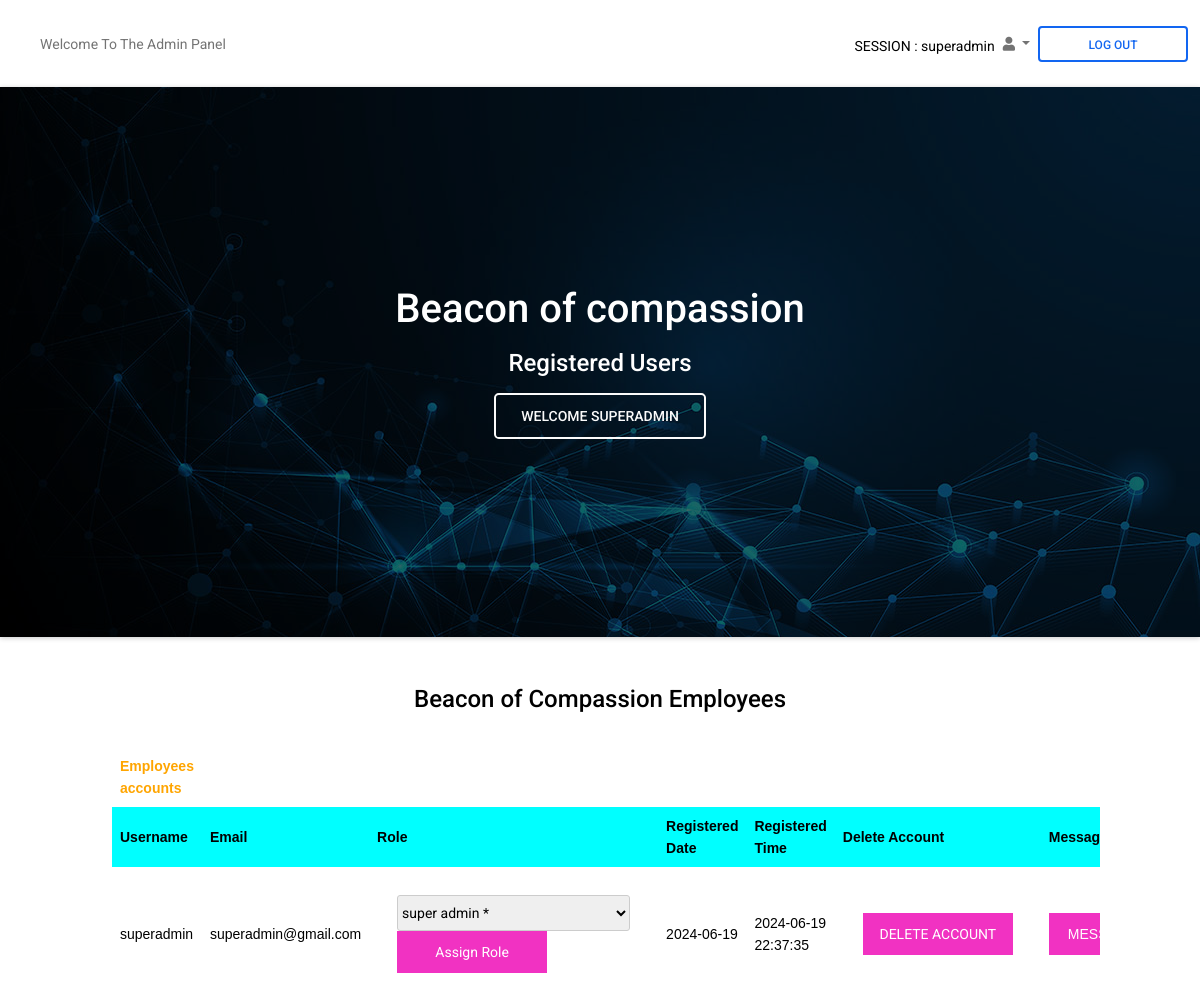
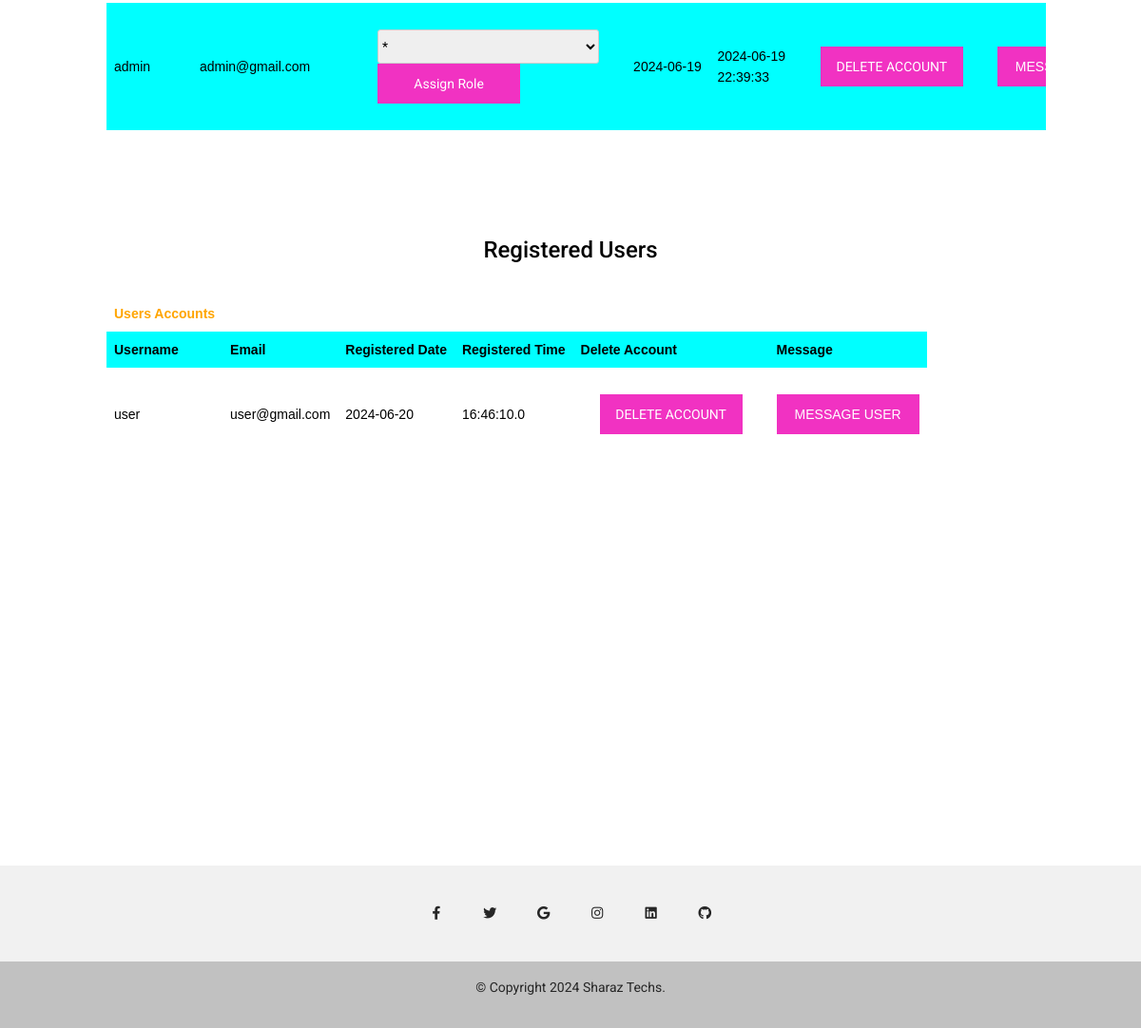
Page /Site/php/Admin/registeredusers.php (signed in) on the committed database (2 pictures, top to bottom).
### tables this page shows
CREATE TABLE `users` (
  `id` int(11) NOT NULL,
  `username` varchar(100) NOT NULL,
  `email` varchar(100) NOT NULL,
  `question` varchar(100) NOT NULL,
  `answer` varchar(100) NOT NULL,
  `password` varchar(100) NOT NULL,
  `repeatpassword` varchar(100) NOT NULL,
  `Date` date NOT NULL,
  `Time` time(1) NOT NULL
);

### Site/php/Admin/registeredusers.php (the view, shortened to what this page needs)
<?php
require_once '../includes/config.php';
$sql="SELECT * FROM admin where role='" . $_SESSION["role"] . "'";
$stmt = $DBH->prepare($sql);
$stmt->execute();
?>
<!DOCTYPE html>
<html lang="en">
  <head>
    <link
      rel="stylesheet"
      href="https://use.fontawesome.com/releases/v5.15.2/css/all.css"
    />
    <link rel ="stylesheet" type = "text/css" href ="css/admin.css">
    <link rel="stylesheet" href="../../css/styles.css" />
    <link rel="stylesheet" href="../../css/extrastyles.css" />
  </head>
  <body>
    <header>
      <nav class="navbar navbar-expand-lg navbar-light bg-white">
        <div class="container-fluid">
          <div class="collapse navbar-collapse" id="navbarExample01">
            <a class="navbar-brand" href="#">
            </a>
            <ul class="navbar-nav me-auto mb-2 mb-lg-0">
              <li class="nav-item active">
                <a class="nav-link" aria-current="page" href="admin.php">Welcome To The Admin Panel</a>
              </li>
            </ul>
            <ul class="navbar-nav d-flex flex-row">
            <?php
              while($row = $stmt->fetchObject()) {
            ?>
              <div class="d-flex input-group w-auto" style="margin-top:10px;">SESSION : <?php echo "{$row->username}"; ?>  </div>
              <li class="nav-item me-3 me-lg-0 dropdown">
                <a
                  class="nav-link dropdown-toggle"
                  href="#"
                  id="navbarDropdown"
                  role="button"
                  data-mdb-toggle="dropdown"
                  aria-expanded="false">
                  <i class="fas fa-user"></i>
                </a>
              </li>
            </ul>
            <a href="../includes/logout.php">
              <button
                class="btn btn-outline-primary"
                type="button"
                data-mdb-ripple-color="dark">
                LOG OUT
              </button>
            </a>
          </div>
        </div>
      </nav>
      <div
        class="p-5 text-center bg-image shadow-1-strong"
        style="background-image: url('../../img/loginbg.jpg'); height: 550px">
        <div class="mask" style="background-color: rgba(0, 0, 0, 0.6)">
          <div class="d-flex justify-content-center align-items-center h-100">
            <div class="text-white">
              <h1 class="mb-3">Beacon of compassion</h1>
              <h4 class="mb-3">
                Registered Users
              </h4>
              <a class="btn btn-outline-light btn-lg" href="#!" role="button">welcome <?php echo "{$row->username}"; ?></a>
              <?php
              }
            ?>
            </div>
          </div>
        </div>
      </div>
    </header>
    <main class="mt-5">
    <div class="messages" style="marging-left:auto;margin-right:auto;display:block;text-align:center;">
      <h4>Beacon of Compassion Employees</h4>
    </div>
    <br>
    <div class="container" style="overflow:scroll; height:500px; max-width:1000px;">
     <table>
        <th><strong style="color:orange;">Employees accounts</strong></th>
         <tr style="border-radius: 20px;">
             <th>Username</td>
             <th>Email</td>
             <th>Role</td>
             <th>Registered Date</td>
             <th>Registered Time</td>
             <th>Delete Account</td>
            <th>Message</td>
        </tr>
        <?php
         require_once '../includes/config.php';
         $sql="SELECT * FROM admin ";
         $stmt = $DBH->prepare($sql);
         $stmt->execute();
        ?>
        <?php
              while($row = $stmt->fetchObject()) {
            ?>
        <tr>
            <td><?php echo "{$row->username}"; ?></td>
            <td><?php echo "{$row->email}"; ?></td>
            <td>
                <form action="deleteproducts.php" method="POST" style="box-shadow:none;background-color:transparent;">
                  <select style="padding-top:8px; padding-bottom:8px;" name="role" required>
                    <option value="<?php echo "{$row->role}"; ?>" disabled selected><?php echo "{$row->role}"; ?> <span>*</span></option>
                  </select>
                  <button type="submit" class="logoutbtn" name="assign_role">Assign Role</button>
                </form>
            </td>
            <td><?php echo "{$row->Date}"; ?></td>
            <td><?php echo "{$row->Time}"; ?></td>
            <td>
                <form action="deleteproducts.php" method="post" style="box-shadow:none;background-color:transparent;">
                    <button type="submit" class="logoutbtn" name="deleteemployee_btn">DELETE ACCOUNT</button>
                </form>
            </td>
            <td><a href="mailto:<?php echo "{$row->email}"; ?>?&subject=Subject : Sharaz Techs Mail Response&body=Dear <?php echo "{$row->username}"; ?>, " target="_blank"><button type="submit" class="logoutbtn">MESSAGE USER</button></a></td>
        </tr>
        <?php
         }
        ?>
     </table>
     </div>
    <div class="messages" style="marging-left:auto;margin-right:auto;display:block;text-align:center;">
      <h4>Registered Users</h4>
    </div>
    <br>
    <div class="container" style="overflow:scroll; height:600px; max-width:1000px;">
     <table>
        <th><strong style="color:orange;">Users Accounts</strong></th>
         <tr style="border-radius: 20px;">
             <th>Username</td>
             <th>Email</td>
             <th> Registered Date</td>
             <th> Registered Time</td>
             <th>Delete Account</td>
            <th>Message</td>
        </tr>
        <?php
         require_once '../includes/config.php';
         $sql="SELECT * FROM users ";
         $stmt = $DBH->prepare($sql);
         $stmt->execute();
        ?>
        <?php
              while($row = $stmt->fetchObject()) {
            ?>
        <tr>
            <td><?php echo "{$row->username}"; ?></td>
            <td><?php echo "{$row->email}"; ?></td>
            <td><?php echo "{$row->Date}"; ?></td>
            <td><?php echo "{$row->Time}"; ?></td>
            <td>
                <form action="deleteproducts.php" method="post" style="box-shadow:none;background-color:transparent;">
                    <button type="submit" class="logoutbtn" name="deleteuser_btn">DELETE ACCOUNT</button>
                </form>
            </td>
            <td><a href="mailto:<?php echo "{$row->email}"; ?>?&subject=Subject : Sharaz Techs Mail Response&body=Dear <?php echo "{$row->username}"; ?>, " target="_blank"><button type="submit" class="logoutbtn">MESSAGE USER</button></a></td>
        </tr>
        <?php
         }
        ?>
     </table>
     </div>
    </main>
    <footer class="text-center text-white" style="background-color: #f1f1f1">
      <div class="container pt-4">
        <section class="mb-4">
          <a
            class="btn btn-link btn-floating btn-lg text-dark m-1"
            href="#!"
            role="button"
            data-mdb-ripple-color="dark"
            ><i class="fab fa-facebook-f"></i
          ></a>
          <a
            class="btn btn-link btn-floating btn-lg text-dark m-1"
            href="#!"
            role="button"
            data-mdb-ripple-color="dark"
            ><i class="fab fa-twitter"></i
          ></a>
          <a
            class="btn btn-link btn-floating btn-lg text-dark m-1"
            href="#!"
            role="button"
            data-mdb-ripple-color="dark"
            ><i class="fab fa-google"></i
          ></a>
          <a
            class="btn btn-link btn-floating btn-lg text-dark m-1"
            href="#!"
            role="button"
            data-mdb-ripple-color="dark"
            ><i class="fab fa-instagram"></i
          ></a>
          <a
            class="btn btn-link btn-floating btn-lg text-dark m-1"
            href="#!"
            role="button"
            data-mdb-ripple-color="dark"
            ><i class="fab fa-linkedin"></i
          ></a>
          <a
            class="btn btn-link btn-floating btn-lg text-dark m-1"
            href="#!"
            role="button"
            data-mdb-ripple-color="dark"
            ><i class="fab fa-github"></i
          ></a>
        </section>
      </div>
      <div
        class="text-center text-dark p-3"
        style="background-color: rgba(0, 0, 0, 0.2)"
      >
        <p> &copy; Copyright <?php $year=date("Y"); echo $year; ?>
        <a class="text-dark" href="">Sharaz Techs.</a></p>
      </div>
    </footer>
  </body>
</html>

### Site/php/Admin/css/admin.css (style rules this page uses)
html, body { height: 100%; }
body, div, form, input, select, textarea, label { padding: 0; margin: 0; outline: none; font-family: Roboto, Arial, sans-serif; font-size: 14px; color:black; line-height: 22px; }
form { width: 100%; padding: 20px; border-radius: 6px; background: #fff; box-shadow: 0 0 8px orange; }
input, select, textarea { margin-bottom: 10px; border: 1px solid #ccc; border-radius: 3px; }
button { width: 150px; padding: 10px; border: none; border-radius: 5px; background: rgb(241, 50, 194) ; font-size: 16px; color: #fff; cursor: pointer; }
table { font-family: arial,sans-serif; border-collapse: collapse; margin-bottom: 50px; }
td,th { border:1px solid; text-align: left; padding:8px; }
tr:nth-child(even) { background-color: aqua; }

### Site/php/Admin/registeredusers.php (style rules this page uses)
tr:nth-child(even) { background-color:aqua; color: black; }

### rows in the picture
users: username "user", email "user@gmail.com", Date "2024-06-20", Time "16:46:10.0"

### other values in the picture
$row->username "superadmin"
$row->username "SUPERADMIN"
$row->email "superadmin@gmail.com"
$row->Date "2024-06-19"
$row->Time "2024-06-19 22:37:35"
$row->username "admin"
$row->email "admin@gmail.com"
$row->Time "2024-06-19 22:39:33"
